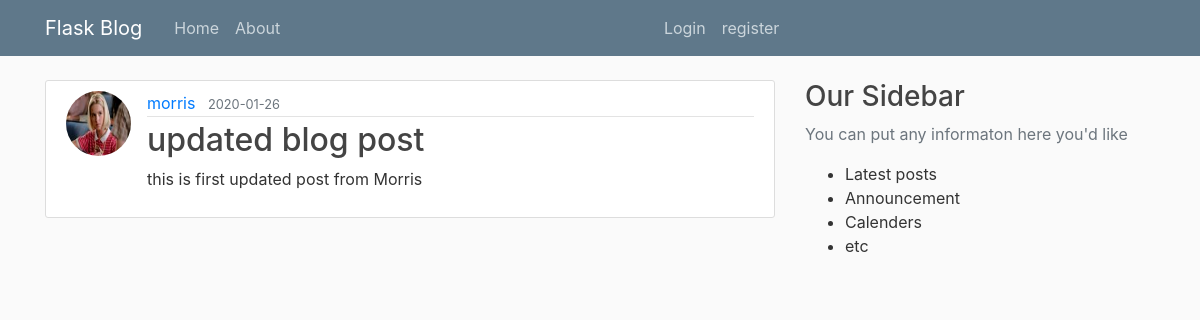
Page /post/3 on the earlier database version.
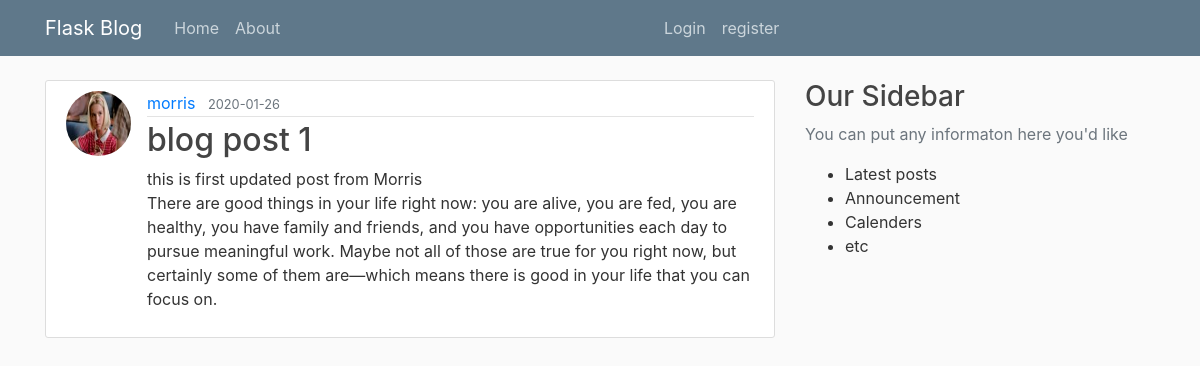
Same page on the later database version.
### flaskblog/models.py (models this page shows, shortened)
class Post(db.Model):
    id = db.Column(db.Integer, primary_key=True)
    title  = db.Column(db.String(20), nullable=False)
    date_posted = db.Column(db.DateTime, nullable=False, default=datetime.utcnow)
    content = db.Column(db.Text, nullable=False)
    user_id = db.Column(db.Integer,db.ForeignKey('user.id'), nullable=False)

### flaskblog/routes.py (the view)
@app.route('/post/<int:post_id>')
def post(post_id):
    post  = Post.query.get_or_404(post_id)
    return render_template('post.html', title = post.title, post=post)

### flaskblog/templates/post.html (shortened to what this page needs)
{% extends 'layout.html' %}
{% block content %}
       <article class="media content-section">
        <img src="{{url_for('static',filename='profile_Pics/' + post.author.image_file)}}" alt="" class="rounded-circle article-img">
        <div class="media-body">
          <div class="article-metadata">
            <a class="mr-2" href="{{url_for('user_posts',username=post.author.username )}}">{{ post.author.username }}</a>
            <small class="text-muted">{{ post.date_posted.strftime('%Y-%m-%d') }}</small>
          </div>
          <h2 class="article-title">{{ post.title }}</h2>
          <p class="article-content">{{ post.content }}</p>
        </div>
      </article>
 {% endblock content %}

Differences in the rows shown:
changed Post: title "updated blog post" → "blog post 1"; content "this is first updated post from Morris" → "this is first updated post from Morris There are good things in your life right now: you are alive, you are fed, you are healthy, you have family and friends, and you have opportunities each day to pursue meaningful work. Maybe not all of those are true for you right now, but certainly some of them are—which means there is good in your life that you can focus on."
